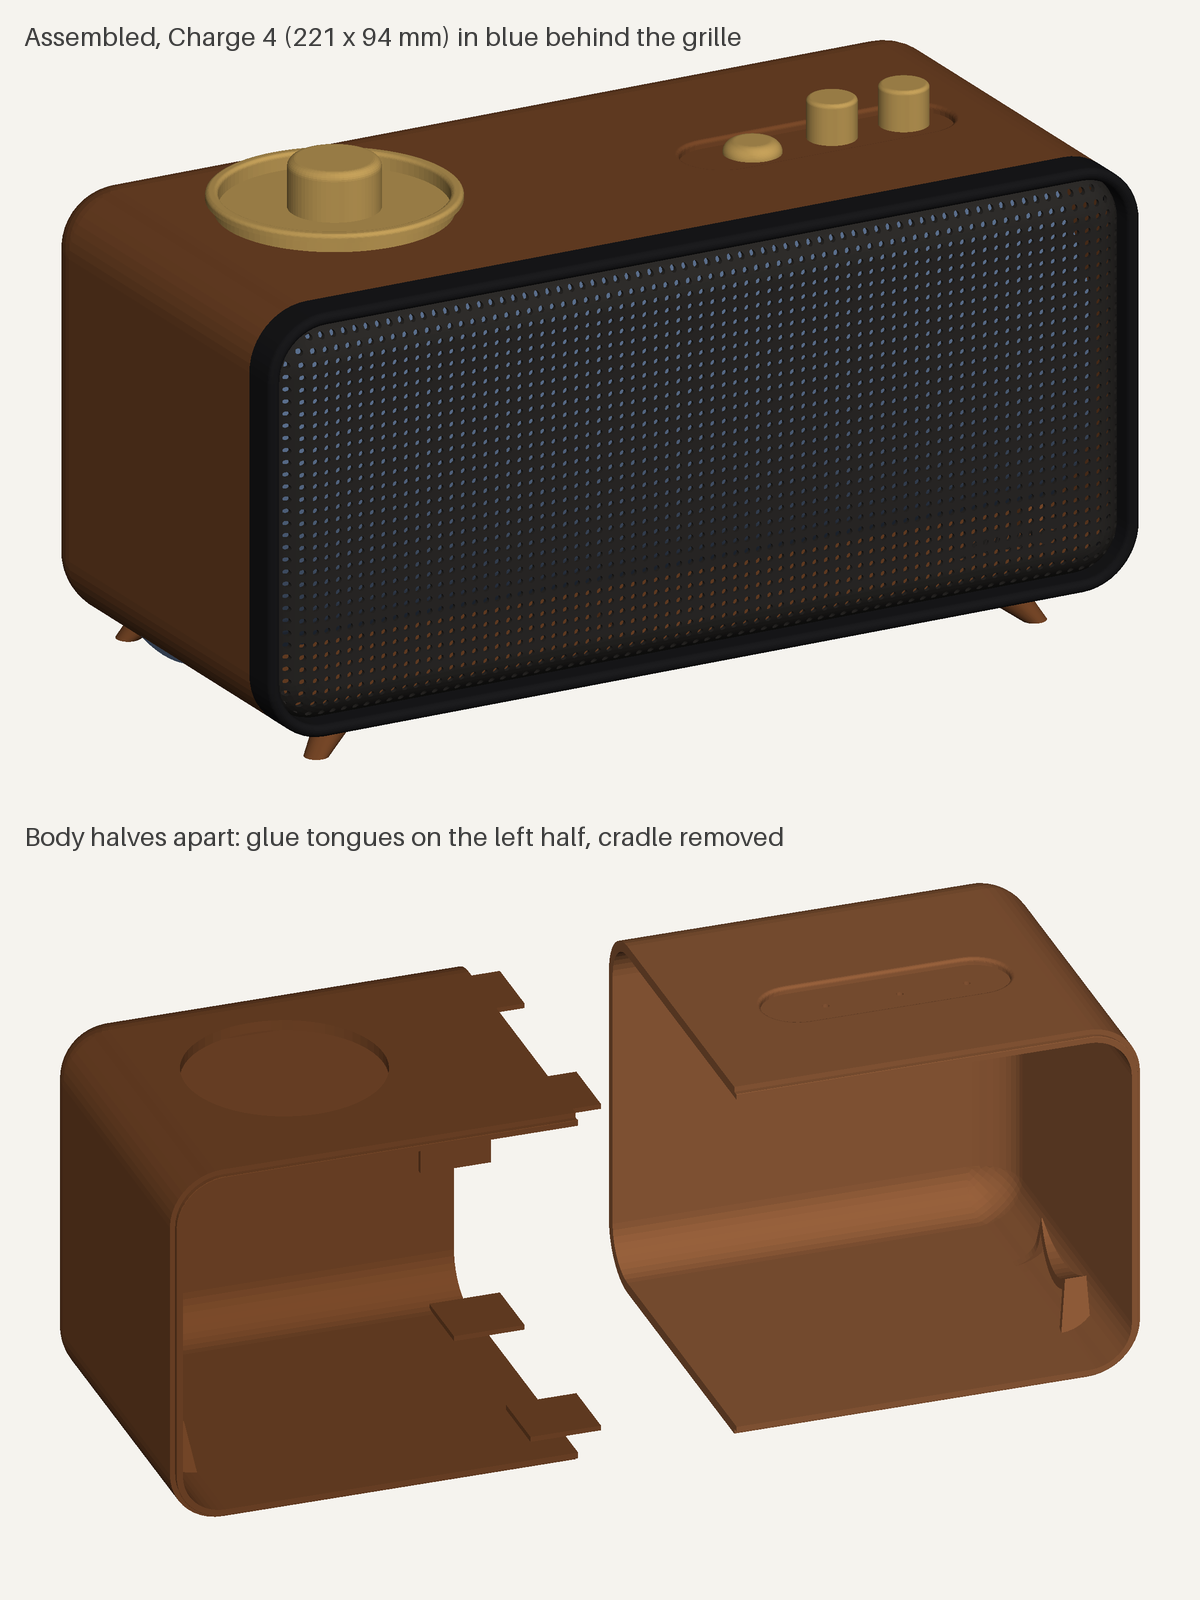

This figure's Python source:
"""Shaded render of the assembled case with a Charge 4 inside, and of the split body.

Reads parts/assembly/ (written by build.py) and parts/source/, writes render.png.
"""
from pathlib import Path

import numpy as np
import trimesh
from PIL import Image, ImageDraw, ImageFont

HERE = Path(__file__).parent
ASM = HERE / "parts" / "assembly"
SRC = HERE / "parts" / "source"
DX = 27.0
TOP = 114.6
RECESS = 113.6
CENTER_X, CENTER_Y = 115.1, 49.8

WALNUT = (122, 74, 42)
GRILLE = (46, 44, 42)
BLACK = (28, 28, 30)
BRASS = (196, 160, 90)
SPEAKER = (90, 110, 140)


def load(path, offset=(0, 0, 0)):
    m = trimesh.load(path)
    m.apply_translation(offset)
    return m


def seat(name, x):
    """Place a knob so its cap sits on the pad recess, pin in the hole at x."""
    m = load(SRC / f"{name}.stl")
    z = m.bounds[0][2]
    while m.section(plane_origin=[0, 0, z], plane_normal=[0, 0, 1]).extents.max() < 4:
        z += 0.1
    m.apply_translation([x - m.bounds[:, 0].mean(), 40 - m.bounds[:, 1].mean(), RECESS - z])
    return m


def legs():
    leg = load(SRC / "Legs.stl", (DX, 0, 0))
    out = []
    for sx in (1, -1):
        for sy in (1, -1):
            m = leg.copy()
            m.apply_transform(np.diag([sx, sy, 1, 1]))
            m.apply_translation([CENTER_X * (1 - sx), CENTER_Y * (1 - sy), 0])
            out.append(m)
    return out


def charge4():
    m = trimesh.creation.cylinder(radius=47, height=221, sections=96)
    m.apply_transform(trimesh.transformations.rotation_matrix(np.pi / 2, [0, 1, 0]))
    m.apply_translation([CENTER_X, 50, 13 + 47])
    return m


def render(parts, view, size=(1200, 800), ss=2):
    w, h = size[0] * ss, size[1] * ss
    d = np.array(view, float)
    d /= np.linalg.norm(d)
    right = np.cross(d, [0, 0, 1])
    right /= np.linalg.norm(right)
    up = np.cross(right, d)
    lights = [(np.array([-0.4, -0.7, 0.6]), 0.65), (np.array([0.8, -0.3, 0.3]), 0.25)]
    allv = np.vstack([m.vertices for m, _ in parts])
    u, v = allv @ right, allv @ up
    scale = 0.9 * min(w / np.ptp(u), h / np.ptp(v))
    cu, cv = (u.max() + u.min()) / 2, (v.max() + v.min()) / 2
    zbuf = np.full((h, w), np.inf)
    img = np.empty((h, w, 3))
    img[:] = (245, 243, 238)
    for mesh, color in parts:
        n = mesh.face_normals
        n = np.where((n @ d)[:, None] > 0, -n, n)
        shade = 0.3 + sum(k * np.clip(n @ (L / np.linalg.norm(L)), 0, None) for L, k in lights)
        rgb = np.clip(np.outer(shade, color), 0, 255)
        tri = mesh.vertices[mesh.faces]
        px = (tri @ right - cu) * scale + w / 2
        py = h / 2 - (tri @ up - cv) * scale
        pz = tri @ d
        for i in range(len(tri)):
            x0, x1 = int(max(px[i].min(), 0)), int(min(np.ceil(px[i].max()), w - 1))
            y0, y1 = int(max(py[i].min(), 0)), int(min(np.ceil(py[i].max()), h - 1))
            if x1 < x0 or y1 < y0:
                continue
            gx, gy = np.meshgrid(np.arange(x0, x1 + 1) + 0.5, np.arange(y0, y1 + 1) + 0.5)
            (ax, bx, cx), (ay, by, cy) = px[i], py[i]
            den = (by - cy) * (ax - cx) + (cx - bx) * (ay - cy)
            if abs(den) < 1e-12:
                continue
            l1 = ((by - cy) * (gx - cx) + (cx - bx) * (gy - cy)) / den
            l2 = ((cy - ay) * (gx - cx) + (ax - cx) * (gy - cy)) / den
            l3 = 1 - l1 - l2
            inside = (l1 >= 0) & (l2 >= 0) & (l3 >= 0)
            if not inside.any():
                continue
            z = l1 * pz[i, 0] + l2 * pz[i, 1] + l3 * pz[i, 2]
            win = zbuf[y0:y1 + 1, x0:x1 + 1]
            hit = inside & (z < win)
            win[hit] = z[hit]
            img[y0:y1 + 1, x0:x1 + 1][hit] = rgb[i]
    return Image.fromarray(img.astype(np.uint8)).resize(size, Image.LANCZOS)


def caption(im, text):
    ImageDraw.Draw(im).text((24, 20), text, fill=(60, 60, 60), font=ImageFont.load_default(size=26))
    return im


body = [load(ASM / "body_left.stl"), load(ASM / "body_right.stl")]
small = [(load(SRC / "Knob.stl", (0, 0, TOP - 163.6)), BRASS),
         (seat("Button", 155), BRASS), (seat("Knob3", 176), BRASS), (seat("Knob2", 195), BRASS)]
small += [(m, WALNUT) for m in legs()]

front = render([(b, WALNUT) for b in body] + small + [
    (load(ASM / "face.stl"), GRILLE), (load(ASM / "rim.stl"), BLACK), (charge4(), SPEAKER)],
    view=[0.55, 1.0, -0.42])
caption(front, "Assembled, Charge 4 (221 x 94 mm) in blue behind the grille")

split = render([(body[0], WALNUT), (load(ASM / "body_right.stl", (45, 0, 0)), (150, 96, 60))],
               view=[0.35, 1.0, -0.55])
caption(split, "Body halves apart: glue tongues on the left half, cradle removed")

sheet = Image.new("RGB", (1200, 1600), (245, 243, 238))
sheet.paste(front, (0, 0))
sheet.paste(split, (0, 800))
sheet.save(HERE / "render.png")
print(HERE / "render.png")
